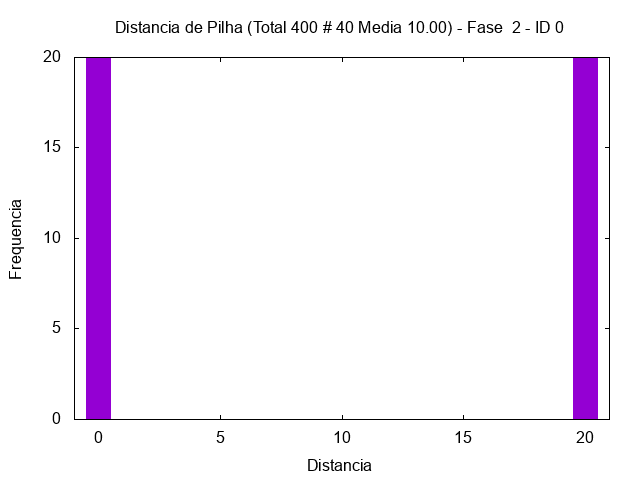

This chart was generated by the following gnuplot code:
set term png
set output "/tmp/out/transp-hist-2-0.png"
set style fill solid 1.0
set title "Distancia de Pilha (Total 400 # 40 Media 10.00) - Fase  2 - ID 0"
set xlabel "Distancia"
set ylabel "Frequencia"
plot [-1:21] "/tmp/out/transp-hist-2-0.gpdat" u 3:4 w boxes t ""
